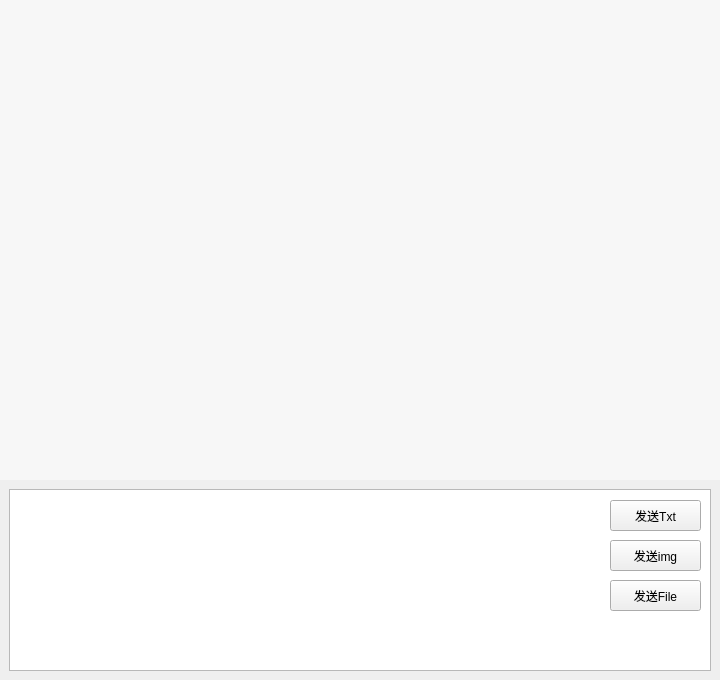
<?xml version="1.0" encoding="UTF-8"?>
<ui version="4.0">
 <class>MainWindow</class>
 <widget class="QMainWindow" name="MainWindow">
  <property name="geometry">
   <rect>
    <x>0</x>
    <y>0</y>
    <width>720</width>
    <height>680</height>
   </rect>
  </property>
  <property name="windowTitle">
   <string>MainWindow</string>
  </property>
  <widget class="QWidget" name="centralWidget">
   <layout class="QVBoxLayout" name="verticalLayout">
    <property name="spacing">
     <number>0</number>
    </property>
    <property name="leftMargin">
     <number>0</number>
    </property>
    <property name="topMargin">
     <number>0</number>
    </property>
    <property name="rightMargin">
     <number>0</number>
    </property>
    <property name="bottomMargin">
     <number>0</number>
    </property>
    <item>
     <widget class="QListWidget" name="listWidget">
      <property name="minimumSize">
       <size>
        <width>718</width>
        <height>480</height>
       </size>
      </property>
      <property name="styleSheet">
       <string notr="true">QListWidget{background-color: rgb(247, 247, 247); color:rgb(51,51,51); border: 1px solid  rgb(247, 247, 247);outline:0px;}
QListWidget::Item{background-color: rgb(247, 247, 247);}
QListWidget::Item:hover{background-color: rgb(247, 247, 247); }
QListWidget::item:selected{
	background-color: rgb(247, 247, 247);
	color:black; 
    border: 1px solid  rgb(247, 247, 247);
}
QListWidget::item:selected:!active{border: 1px solid  rgb(247, 247, 247); background-color: rgb(247, 247, 247); color:rgb(51,51,51); } </string>
      </property>
      <property name="batchSize">
       <number>100</number>
      </property>
     </widget>
    </item>
    <item>
     <widget class="QWidget" name="widget" native="true">
      <property name="minimumSize">
       <size>
        <width>720</width>
        <height>200</height>
       </size>
      </property>
      <widget class="QTextEdit" name="textEdit">
       <property name="geometry">
        <rect>
         <x>9</x>
         <y>9</y>
         <width>702</width>
         <height>182</height>
        </rect>
       </property>
      </widget>
      <widget class="QPushButton" name="btn_send">
       <property name="geometry">
        <rect>
         <x>610</x>
         <y>20</y>
         <width>91</width>
         <height>31</height>
        </rect>
       </property>
       <property name="text">
        <string>发送Txt</string>
       </property>
      </widget>
      <widget class="QPushButton" name="btn_sendImg">
       <property name="geometry">
        <rect>
         <x>610</x>
         <y>60</y>
         <width>91</width>
         <height>31</height>
        </rect>
       </property>
       <property name="text">
        <string>发送img</string>
       </property>
      </widget>
      <widget class="QPushButton" name="btn_sendFile">
       <property name="geometry">
        <rect>
         <x>610</x>
         <y>100</y>
         <width>91</width>
         <height>31</height>
        </rect>
       </property>
       <property name="text">
        <string>发送File</string>
       </property>
      </widget>
     </widget>
    </item>
   </layout>
  </widget>
 </widget>
 <layoutdefault spacing="6" margin="11"/>
 <resources/>
 <connections/>
</ui>
